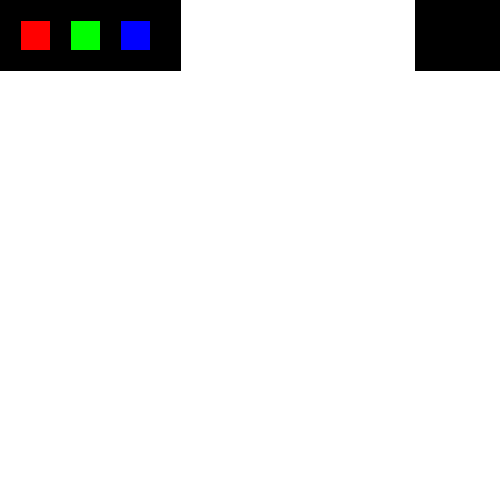
Frame 1 (no input)
Frame 60 (the mouse pressed at the canvas centre just before this capture): identical to frame 1, image omitted
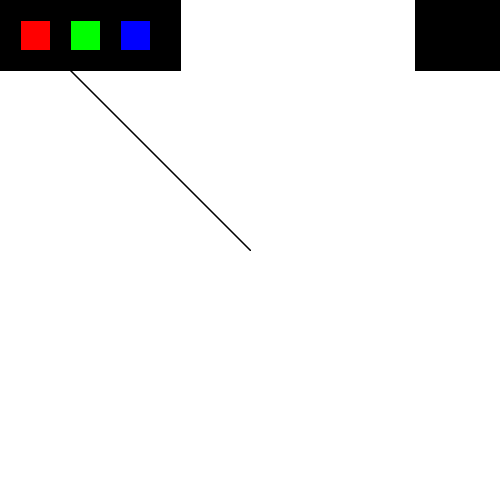
Frame 120 (the mouse held since frame 60 and released just before this capture)

The Processing sketch that drew these frames (run headless with seeded random() and noise(); from frame 60 on, the mouse is pressed at the canvas centre):

// Processing sketch: processing_175120
// ── processing_175120.pde

void setup(){
size (500,500);
background(255,255,255);
}

//tablete de colores
void draw(){
  println (mouseX + "," + mouseY);
 
  fill(0,0,0);
  rect(0,0,180,70);
  fill(255,0,0);
  rect(20,20,30,30);
  fill(0,255,0);
  rect(70,20,30,30);
  fill(0,0,255);
  rect(120,20,30,30);
  fill(0,0,0);
  rect(415,0,500,70);
  line(440,20,480,50);
  line(480,20,440,50);
  
 
//definir acciones
if(mousePressed ){
  line(mouseX,mouseY,pmouseX,pmouseY);
  //restart el color
  if(mouseX>415 && mouseX<700 && mouseY>0 && mouseY<70){
     background(255,255,255);
  }
  //pintar con colores
  if(mouseX>20 && mouseX<50 && mouseY>20 &&mouseY<50){
   stroke(255,0,0);}
   line(mouseX,mouseY,pmouseX,pmouseY);
  if(mouseX>70 && mouseX<100 && mouseY>20 &&mouseY<50){
   stroke(0,255,0);}
   line(mouseX,mouseY,pmouseX,pmouseY);
  if(mouseX>120 && mouseX<150 && mouseY>20 &&mouseY<50){
   stroke(0,0,255);
   }
   
   }
   }
